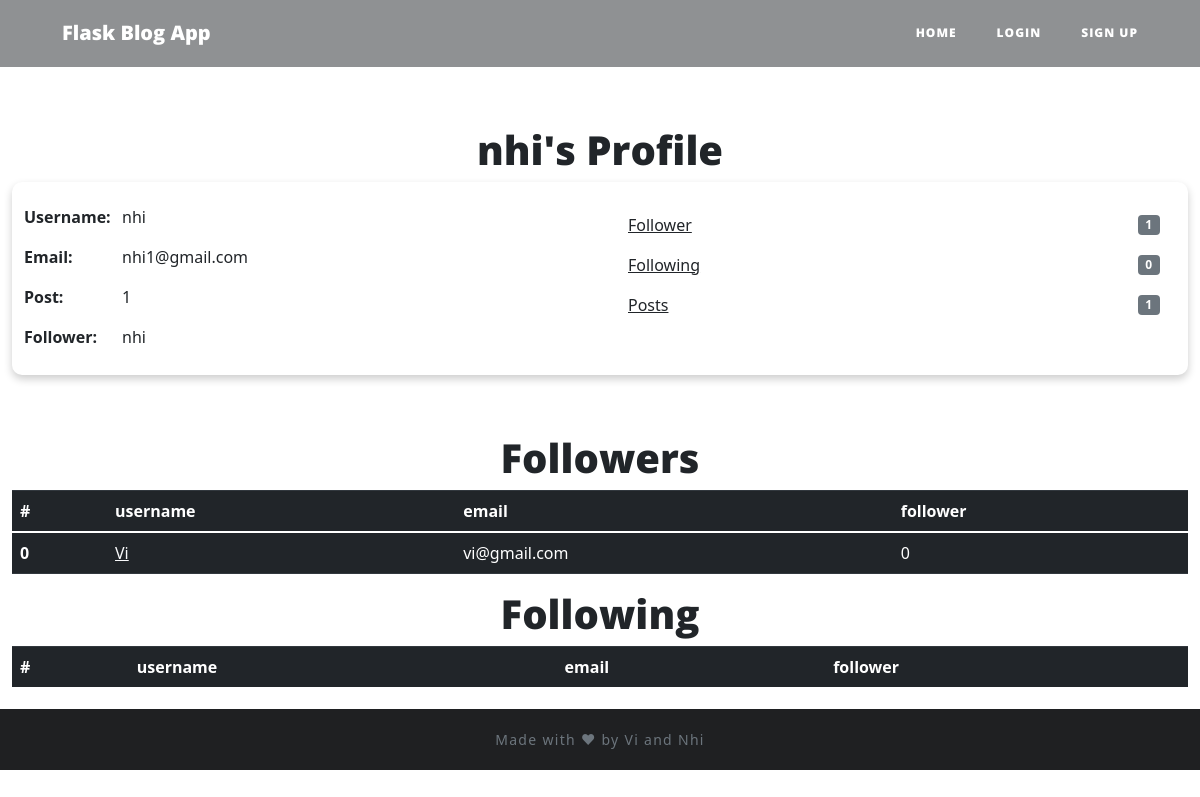
The app's page /profile/1 with its own data.
### website/models.py (models this page shows)
class User(db.Model, UserMixin):
    id = db.Column(db.Integer, primary_key=True)
    email = db.Column(db.String(150), unique=True)
    username = db.Column(db.String(150), unique=True)
    password = db.Column(db.String(150))
    date_created = db.Column(db.DateTime, index=True, default=datetime.now)
    posts = db.relationship('Post', backref='user', passive_deletes=True)
    comments = db.relationship('Comment', backref='user', passive_deletes=True)
    likes = db.relationship('Like', backref='user', passive_deletes=True)
    followed = db.relationship('Follow', foreign_keys=[Follow.follower_id], backref=db.backref('follower', lazy='joined'), lazy=True, cascade='all, delete-orphan')
    followers = db.relationship('Follow', foreign_keys=[Follow.followed_id], backref=db.backref('followed', lazy='joined'), lazy=True, cascade='all, delete-orphan')

class Follow(db.Model):
    follower_id = db.Column(db.Integer, db.ForeignKey('user.id'),
    primary_key=True)
    followed_id = db.Column(db.Integer, db.ForeignKey('user.id'),
    primary_key=True)
    timestamp = db.Column(db.DateTime, default=datetime.now)

### website/views.py (the view)
@views.route("/profile/<author>")
def profile(author):
    user = User.query.filter_by(id=author).first()
    follower = current_user
    hasfollow = Follow()
    if follower.is_authenticated:
        hasfollow = Follow.query.filter_by(follower_id=follower.id, followed_id=user.id).first()
    if not user:
        flash('No user with that username exists.', category='error')
        return redirect(url_for('views.home'))
    return render_template("userprofile.html", Blogger = user,user = current_user, hasfollow = hasfollow)

### website/templates/userprofile.html (shortened to what this page needs)
{% extends "base.html" %} {% block title %}Home{% endblock %}
{% block body %}
{{ super() }}
{% endblock %}
{% block content%}
    <h1 align="center" style="padding-top: 5%;">{{Blogger.username}}'s Profile</h1>
    <div class="container-fluid" style="background-color: rgb(255, 255, 255); box-shadow: 0 4px 8px 0 rgba(0,0,0,0.2); border-radius: 10px;">
        <div class="row" style="padding-top: 2%;"></div>
        <div class="row">
            <div class="col-sm">
                <div class="row">
                    <div class="col-2">
                        <p><b>Username:</b></p>
                        <p><b>Email:</b></p>
                        <p><b>Post:</b></p>
                        <p><b>Follower:</b></p>
                    </div>
                    <div class="col-6">
                        <p>{{Blogger.username}}</p>
                        <p>{{Blogger.email}}</p>
                        <p>{{Blogger.posts|length}}</p>
                        <p>{{Blogger.username}}</p>
                    </div>
                </div>
            </div>
            <div class="col-sm">
                <ul class="list-group list-group-flush">
                    <li class="list-group-item d-flex justify-content-between align-items-center">
                        <a href="#followers" class = "link-dark">Follower</a>
                        <span class="badge badge-secondary badge-pill">{{Blogger.followers|length}}</span>
                    </li>
                    <li class="list-group-item d-flex justify-content-between align-items-center">
                        <a href="following" class = "link-dark">Following</a>
                        <span class="badge badge-secondary badge-pill">{{Blogger.followed|length}}</span>
                    </li>
                    <li class="list-group-item d-flex justify-content-between align-items-center">
                        <a href="/posts/{{Blogger.username}}" class = "link-dark">Posts</a>
                        <span class="badge badge-secondary badge-pill">{{Blogger.posts|length}}</span>
                    </li>
                </ul>
            </div>
        </div>
        <div class="row" style="padding-top: 10px;"></div>
    </div>
    <section id="followers">
    <h1 align="center">Followers</h1>
    <table class="table table-dark">
        <thead>
          <tr>
            <th scope="col">#</th>
            <th scope="col">username</th>
            <th scope="col">email</th>
            <th scope="col">follower</th>
          </tr>
        </thead>
        <tbody>
          {% set i = namespace(value=0) %}
          {% for follower in Blogger.followers %}
            <tr>
                <th scope="row">{{i.value}} </th>
                <td><a href="/profile/{{follower.follower.id}}" class="link-light">{{follower.follower.username}}</a></td>
                <td>{{follower.follower.email}}</td>
                <td>{{follower.follower.followers|length}}</td>
            </tr>
            {% set i.value = i.value + 1 %}
          {% endfor %}
        </tbody>
    </table>
    </section>
    <section id="following">
    <h1 align="center">Following</h1>
    <table class="table table-dark">
        <thead>
          <tr>
            <th scope="col">#</th>
            <th scope="col">username</th>
            <th scope="col">email</th>
            <th scope="col">follower</th>
          </tr>
        </thead>
          {% set i = namespace(value=0) %}
    </table>
</section>
    {% endblock %}

### website/static/main.css (style rules this page uses)
body { font-size: 20px; color: #212529; font-family: 'Lora', 'Times New Roman', serif; }
p { line-height: 1.5; margin: 30px 0; text-align: justify; }
h1, h2, h3, h4, h5, h6 { font-weight: 800 !important; font-family: 'Open Sans', 'Helvetica Neue', Helvetica, Arial, sans-serif !important; }
a { color: #212529; transition: all 0.2s; }

### website/templates/userprofile.html (style rules this page uses)
body { background-image: url('https://images.unsplash.com/photo-1542435503-956c469947f6?ixlib=rb-1.2.1&ixid=MnwxMjA3fDB8MHxwaG90by1wYWdlfHx8fGVufDB8fHx8&auto=format&fit=crop&w=774&q=80'); background-size: cover; padding-top: 67px; max-width: 100%; max-height: 100%; }

### records on screen
User: username "nhi", email "nhi1@gmail.com"
Follow: value "0", follower.username "Vi", follower.email "vi@gmail.com", follower.followers|length "0"

### other values on screen
{{ Blogger.posts|length }} "1"
{{ Blogger.followers|length }} "1"
{{ Blogger.followed|length }} "0"
